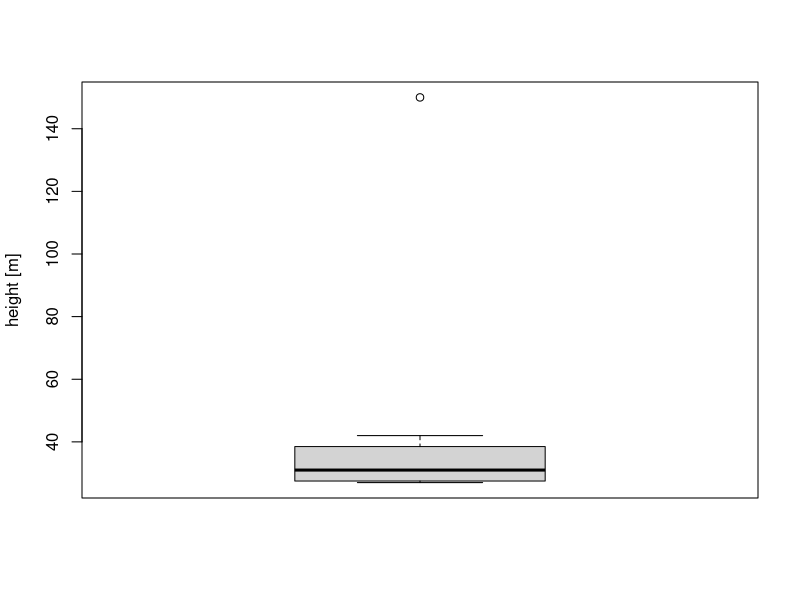
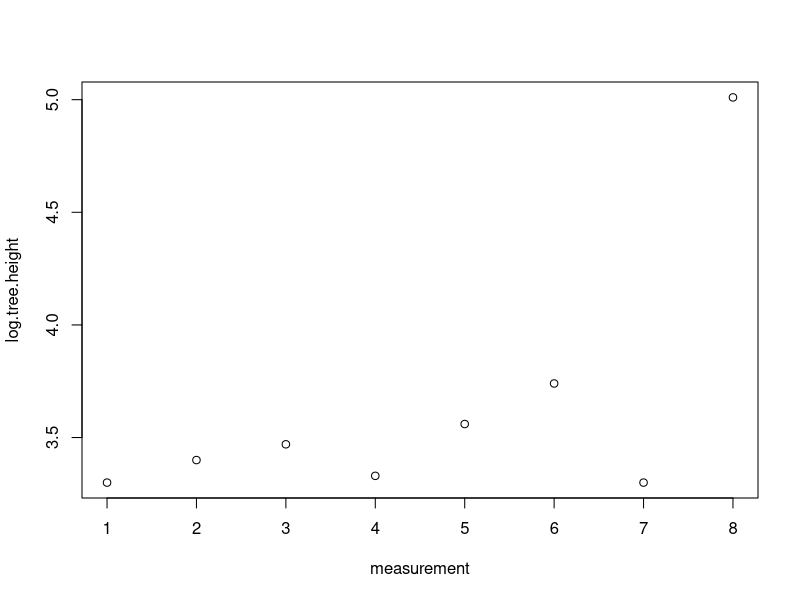
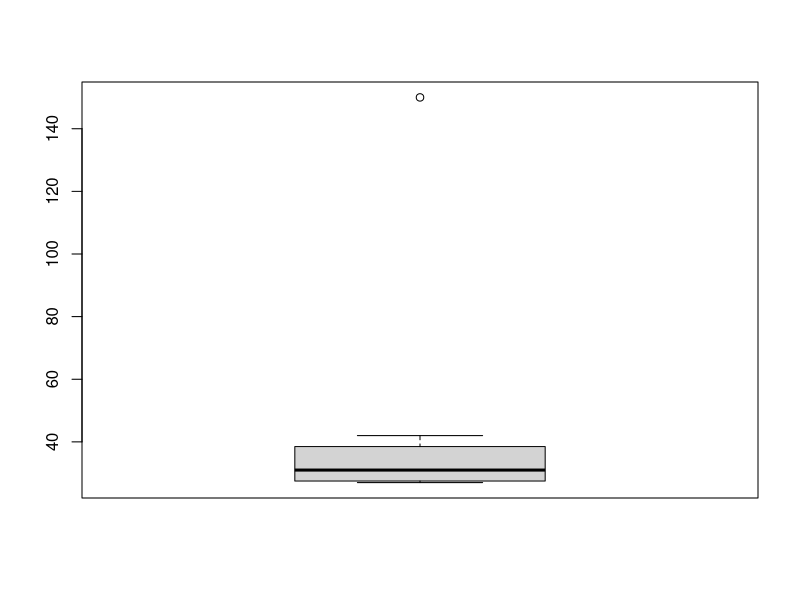
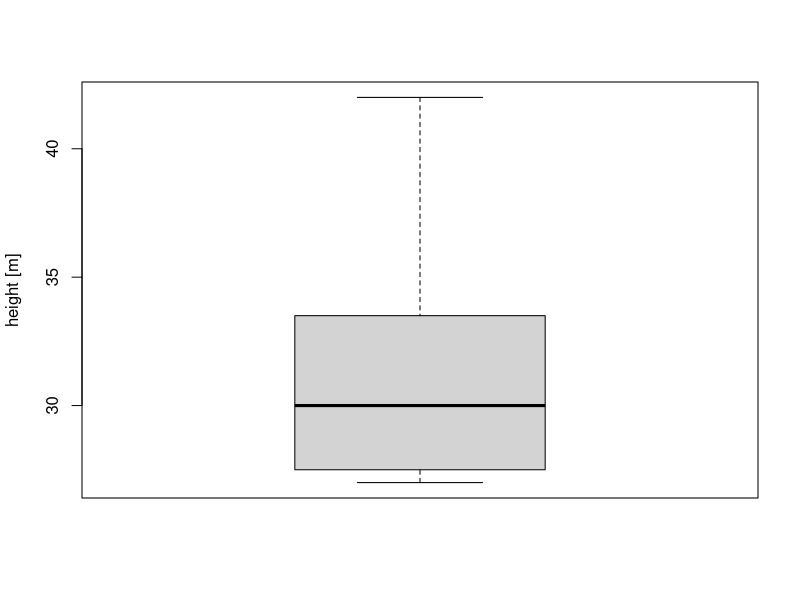
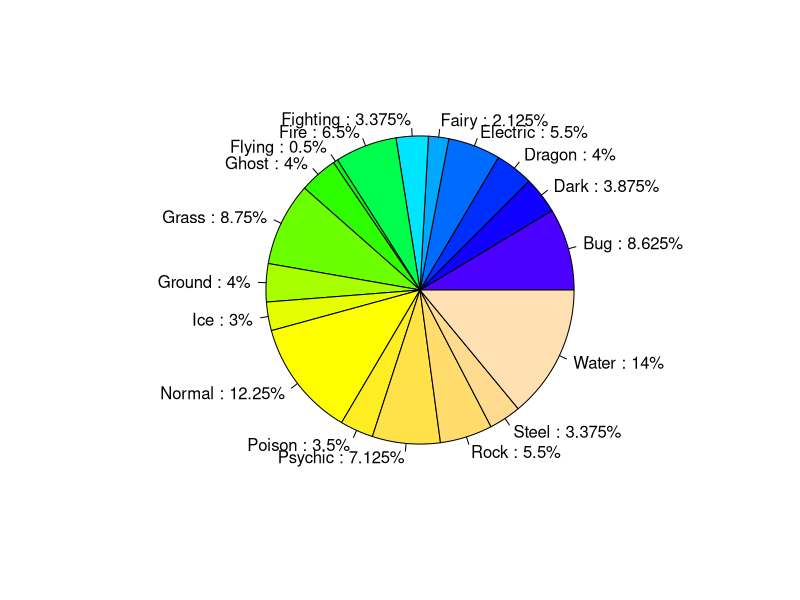
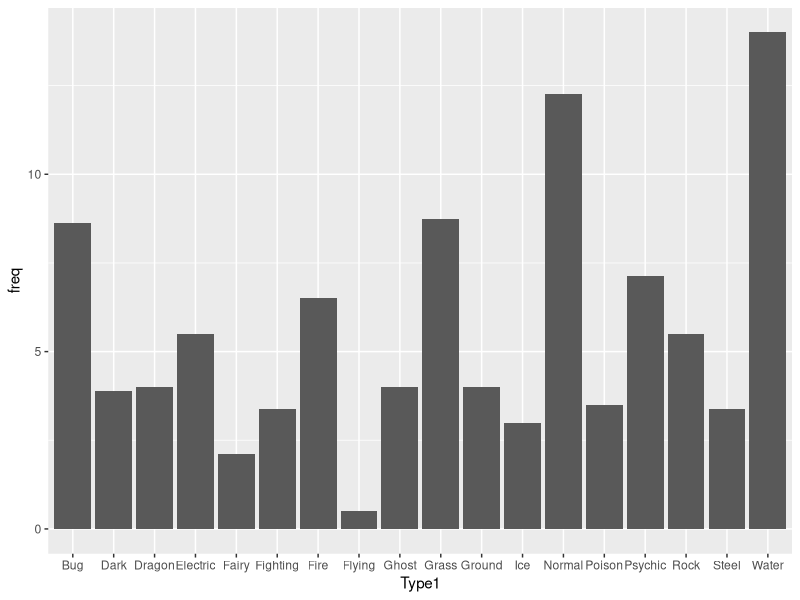
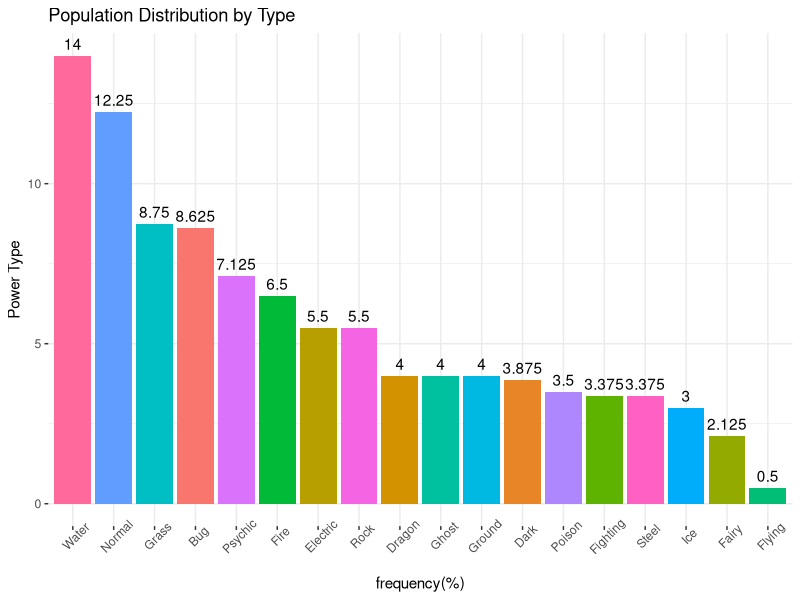
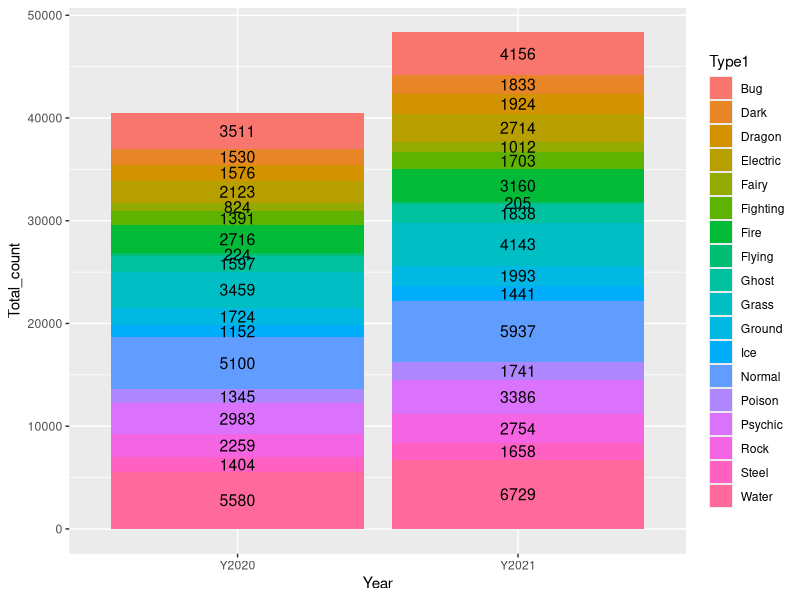

Recreate these plots in R, in order.
#Setup---
# https://librarysearch.stir.ac.uk/discovery/fulldisplay?docid=alma991004705879706861&context=L&vid=44UST_INST:VU1&lang=en&search_scope=ALMA_NO_JOURNALS&adaptor=Local%20Search%20Engine&tab=LibraryCatalog&query=any,contains,r%20ecology&offset=0
# file:///C:/Users/tmaso/OneDrive/Msc%20Environmental%20Management/R/Lakicevic2020_Book_IntroductionToRForTerrestrialE.pdf

library(tidyr)
library(dplyr)
library(ggplot2)
library(reshape)
library(vegan)
install.packages("vegan")

#Creating vectors----
id<-1:12
species<-paste("Species", 1:12)
size<-c(50,25,30,45,2,70,22,20,10,45,22,56)
altitude<-c(rep("0-500",2), rep("501-1000",3), rep("1001-1500",5), rep("0-500",2))
protection<-c(rep(T, each=5), rep(F, each=7))

# create DF
df<-data.frame(id, species, size, altitude, protection)
df
View(df)

# subsetting data----
df_subset<-subset(df,size>=50)
View(df_subset)

# multiple criteria subset
subset(df, size>10 &(altitude=="0-500"|altitude=="501-1000")&protection==T)

#removing elements from a dataframe
  #remove a row
df[-12,] # removes 12th row
df[-c(1:7,10),] #removes 1 to 7 and 10

#remove cols based on name
subset(df,select = -c(altitude,protection))

#remove cols and rows at the same time
df[-(2:9),-c(1,3)] #removes rows 2 to 9 and rows 1 and 3df
# to keep only cols 1 and 3, just remove the "-" before "c"

#Adding elements to a data frame----
# This will add the year 2018, 2019 repeated 6x
year<-c(rep(2018:2019,6))

#append to the DF
cbind(df,year) #or
data.frame(df,year)

#Merge DF's----

# COLUMNS
  #create new df to merge 
df.category<-data.frame(id=1:12,category=c("a","b","c"))
df.category
  # merge
merge(df,df.category,by="id")

# ROWS
df.row<-apply(df,2,min) #this row contains the lowest value in each column
df.row
#this creates 1 row, it can be added using rbind
rbind(df,df.row)

# or as a list, create the list
row.list<-list(15,"species 8",28,"501-1000",T)
row.list
#bind it
rbind(df[1:3,],row.list) #this binds it with only entries 1,3 for example

# OPERATIONS----

#cut function
size.group<-cut(df$size,breaks=3,
                labels = c("small","medium","large"))
size.group
cbind(df,size.group)
# in this example R auto-defines small, med and large
  # but we can define our own thresholds
size.group2<-cut(df$size,breaks=c(0,30,100), #2 groups are make <=30 and bwteen 30-100.
                 labels=c("regular","remarkable"))
size.group2
cbind(df,size.group2)

#Manipulating the dataframe----

  #find max population size for protected species
protected<-subset(df,protection==T)
max(protected$size)
protected

  #count species with protected status
length(which(df$protection==T))
    # and in a specific range
length(which(df$protection==T & df$altitude=="0-500"))

  #max pop size in each range
df3<-aggregate(df$size,by=list(altitude),FUN=max)
df3
   #name the columns
names(df3)<-c("altitude","max pop size")
   #reorder the data
df3[order(df3$`max pop size`),]

#calculate avg pop size by protection status
df4<-aggregate(df$size,by=list(protection),FUN=mean)
names(df4)<-c("protection","avg pop size")
df4

#MISSING DATA----
  # for demo, replace pop sizes of 45 with NA
df$size[df$size==45]<-NA
df.na<-df
df.na

# NA data means tha certain sums will not work, for example
sum(df$size)
# NA values need to be replaced
sum(df$size,na.rm=T)
  # na remove sums up all the values excluding NA

# in order to list all rows with NA (missing data)
df[!complete.cases(df),]

#Replacing missing values----
#Creating a vector with complete cases
size.complete<-df$size[complete.cases(df$size)]
size.complete
#Finding a mode value for complete cases
size.complete<-factor(size.complete)
mode<-rev(sort(summary(size.complete)))
mode<-mode[1]
mode
#Filling missing elements with the mode value
df$size[!complete.cases(df$size)]<-22
df$size
df # NA's have been placed with 22

#Finding the median value of complete cases
median<-median(df$size, na.rm=T)
median
#Filling missing elements with the median value
df$size[!complete.cases(df$size)]<-median
df$size
df # NA's have been placed with 22

# "Safe" NA threshold----
  #There is a conventional threshold regarding the number 
  #of missing values in a row or column that should be taken 
  #into account. If we have large datasets, a threshold of 5% 
  #missing values is considered “safe.” 
  #For cases in which there are more than 5% missing values, 
  #it is recommended to discard that column or row from the data

#Checking percentage of missing elements in a column
per.missing<-function(x){sum(is.na(x))/length(x)*100}
apply(df.na, 2, per.missing)
# we have 16% data NA. This a big issue because this is a small dataset

#Checking percentage of missing elements in a row
miss.rows<-apply(df.na, 1, per.missing)
cbind(id, miss.rows)
  # shows that 20% of elements have missing data in THE ROW
   # 1 column out of 5


#OUTLIER DATA----
# transforming outliers----

#Measured height of poplar trees [meters]
tree.height.meters<-c(27,30,32,28,35,42,27,150)
  # here we have outlier data of 150
boxplot(tree.height.meters, ylab = "height [m]")
  # if we think the outlier is invalid we can just remove it, but if it valid
  # we can log-transform the data
#Transforming values using log funtion
log.tree.height<-log(tree.height.meters)
log.tree.height<-round(log.tree.height,2)
log.tree.height
#Plotting transformed values
plot(log.tree.height, xlab="measurement")

# We can ise this ^ to compare the inital and logtransformed data to show the effect
#Creating a matrix (initial and transformed values)
it<-matrix(c(tree.height.meters,log.tree.height), ncol=2, byrow=F)
colnames(it)<-c("initial", "transformed")
it
#Defining multiple functions
multi.fun <- function(x) {c(mean = mean(x),
            median = median(x), sd = sd(x))}
#Apply multiple functions
apply(it,2, multi.fun)

# removing outliers----
initial<-tree.height.meters # first, rename the dataset in question
rm.out<-initial[!initial%in%boxplot(initial)$out]
rm.out
# now the boxplot is reasonable
boxplot(rm.out, ylab="height [m]")
# with SUMMARY i can pull descriptive data
summary(rm.out)

# BASIC ECOLOGICAL ANALYSIS----
getwd()
list.files()
pdata<-read.csv("pdtest.csv")
pdata$Type1<-pdata$Type.1
pdata<-select(pdata,-Type.1)
View(pdata)
dim(pdata)
str(pdata)
unique(pdata$`Type1`)

# create a new DF subset for all Fire Types
fire<-subset(pdata,`Type1`=="Fire")
View(fire)

# back to pdata, make Type 1 a factor
pdata$`Type1`<-factor(pdata$`Type1`)
summary(pdata$`Type1`) # see totals per Type1

#calculate biological spectrum
biospec<-prop.table(summary(pdata$'Type1'))*100
biospec# results are as a %
biospec[rev(order(biospec))] # this orders HI-LOW
# transform the results into a matrix!
biospec<-as.matrix(biospec)
labels<-paste(c(rownames(biospec)),":",
              biospec[,1])
labels<-paste(labels,"%",sep="")
#pie
pie(biospec,labels=labels,col=topo.colors(18))
typechart<-pdata %>% 
  count(Type1) %>% 
  mutate(freq=n/sum(n)*100) %>% 
  arrange(desc(freq))

# DPLYR CAN ALSO WORK OUR PROPORTION WITHOUT SUBSETTING----
pdata %>%
  group_by(Type1)%>%
  summarize(n=n())%>%
  mutate(freq=n/sum(n)*100)
# or BETTER BECAUSE DECIMALS ARE EQUAL!!!

View(typechart)
# Then chart
ggplot(typechart,aes(Type1,freq))+
  geom_col()
# order and formatting
ggplot(typechart,aes(reorder(Type1,-freq,sum),freq,fill=Type1))+
  geom_col()+
  geom_text(aes(label=freq),vjust=-0.5)+
  labs(x="frequency(%)",
       y = "Power Type",
       title = "Population Distribution by Type")+
  theme(legend.position = "none",
        axis.text.x = element_text(angle=45),
        panel.background = element_blank(),
        panel.grid = element_line(colour="grey92"))

#YOY proportional changes----
  # expand the data set with count data for 2 years
pdata2<-pdata
dim(pdata2)
pdata2$Y2020<-rnorm(800,50,10)
pdata2$Y2020<-round(pdata2$Y2020,0)
pdata2$Y2021<-rnorm(800,60,10)
pdata2$Y2021<-round(pdata2$Y2021,0)

# now mark the changes using MUTATE + IFELSE
pdata3<-pdata2 %>% 
  mutate(change = ifelse(pdata2$Y2020==pdata2$Y2021,"no change",
                         ifelse(pdata2$Y2020<pdata2$Y2021,"increase",
                                "decrease")))
View(pdata3)

# count the types of change
pdata3 %>% count(change)
# stacked bar to compare YOY
#To graphically present the number of species in 2014 and 2019, we create two different plots: 
#stacked and grouped bar. When defining values to be placed on the x and y axes, we need to have 
#unique values, so we cannot specify two different columns to be printed on the y axis. Therefore, we 
#need to make some adjustments to the data frame df before printing the results. In fact, we need to 
#create a new data frame with one column showing the number of individuals in which the first half of 
#rows show the number of individuals in 2014 and then the second half the number in 2019. This transformation is easily done with the function “melt” from the package “reshape”:

#DPLYR gather and spread can be used----
pdatagather<-pdata2 %>% 
  gather(key="Year",value="Sightings",3:4)

# summary stats (individual pokemon too many data)
pdsum<-pdatagather %>% 
  group_by(Type1,Year) %>% 
  summarize(Total_count = sum(Sightings))
#chart
pdsum %>% 
  ggplot(aes(Year,Total_count,fill=Type1))+
  geom_bar(stat = "identity")+
  geom_text(aes(label=Total_count),size=4,
            position=position_stack(vjust=0.5))
  
# now to show the % share of each Type per year
pdsum<-pdsum %>% 
group_by(Year) %>% 
  mutate(percent = Total_count/sum(Total_count)*100)
pdsum$percent<-round(pdsum$percent,2)
# chart
pdsum %>% 
  ggplot(aes(Year,percent,fill=Type1))+
  geom_bar(stat = "identity")+
  geom_text(aes(label=percent),size=4,
            position=position_stack(vjust=0.5))

# data can be shown as a grouped bar
pdsum %>% 
  ggplot(aes(Type1,Total_count,fill=Year))+
  geom_bar(stat="identity",position="dodge")+
  geom_text(aes(label=Total_count),
            position=position_dodge(width=0.9),vjust=-0.5,size=3)+
  scale_y_continuous(expand = expansion(mult = c(0, .1))) # Tip: remove x-ax gap----
  # and the percentage
pdsum %>% 
  ggplot(aes(reorder(Type1,-percent,sum),percent,fill=Year))+ #ordered by hi-low-2021
  geom_bar(stat="identity",position="dodge")+
  geom_text(aes(label=percent),
            position=position_dodge(width=0.9),vjust=-0.5,size=3)+
  scale_y_continuous(expand = expansion(mult = c(0, .1)))+
  labs(x="Type",y="Percentage of all types in given year")

#facet wrapping
  # split by species YOY
pdsum %>% 
  ggplot(aes(Year,percent,fill=Year))+
  geom_bar(stat="identity")+
  facet_wrap(~Type1)

# split by year species
pdsum %>%
  ggplot(aes(Type1,percent,fill=Type1))+
  geom_bar(stat="identity")+
  facet_wrap(~Year)

# that is a bit crowded, we can subset in the ggplot to make it nicer
ggplot(subset(pdsum,Type1 %in% c("Dark","Dragon","Ghost","Poison","Psychic")),aes(Type1,percent,fill=Type1))+
  geom_bar(stat="identity")+
  facet_wrap(~Year)

# BIODIVERSITY INDICES----
  # alpha indices measure species in a particular area
  # beta indices compare similarities between different areas

# Shannon and Simpson indices
  # calculating in base R----

# ! SHANNON INDEX----
  # p.i = proportion  of species (i)n the community
  # s = total number of species in the community
# calculate  p
p<-round(prop.table(typechart$n),3)
# add p to the dataframe
typechart<-cbind(typechart,p)
# calculate In(p)
in.p<-round(log(x=p),3)
# add in(p) to the dataframe
typechart<-cbind(typechart,in.p)
# multiply p * in.p, add column to the dataframe
typechart<-cbind(typechart, multipl=round(p*in.p,3))
typechart
# To calculate the Shannon index: 
  # sum the values in the column “multipl” 
    #and multiply it by -1
shannon<-sum(typechart$multipl)*(-1)
  # result = 2.716
# index usually ranges between 1.5-3.5
  # index above 3.5 and 4 suggests high biodiversity

# ! SIMPSON INDEX----
  # p.i = proportion  of species (i)n the community
  # s = total number of species in the community
# calculate  p
p<-round(prop.table(typechart$n),3)
# calculate p * p
p2<-round(p*p,3)
# To calculate Simpson index:
simpson<-1-sum(p2)
simpson
# index ranges 0 - 1 (1 is higher biodiversity)

  # calculating using VEGAN package----

# data prep
pdsum2 <-pdsum %>% 
  spread(key="Type1",value="Total_count",3)
